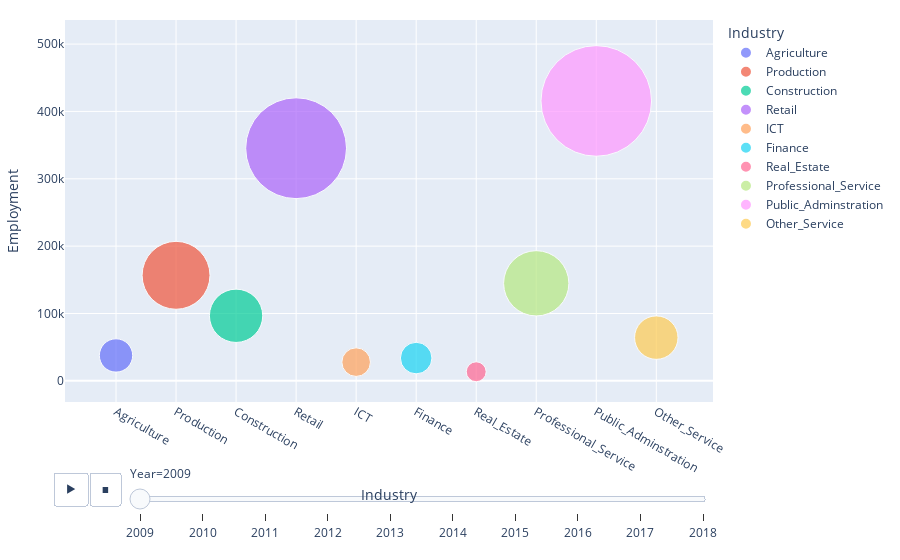

Write notebook code for a chart like this one.
### Markdown cell above
## 3. Visual analysis:

Plotly is a library that allows you to create interactive plots that you can use in dashboards or websites


<blockquote>
<p><span style="color:red">References</span></p>

[Plotly Express in Python](https://plotly.com/python/plotly-express/)

[Pands Melt Function](https://pandas.pydata.org/docs/reference/api/pandas.melt.html)

### Code cell
#Note - The graph for this is visible unless we ran the code because of high resolution of this plot

import plotly.express as px
plt.rcParams['figure.figsize'] = [10,25]
df_visual = exp_df.drop(columns = 'hlsum')
df_visual['Industry'] = df_visual.Industry
df_visual = pd.melt(df_visual, id_vars = ['Industry'])
df_visual.columns = ['Industry', 'Year', 'Employment']
fig3 = px.scatter(df_visual, x = 'Industry', y = 'Employment', animation_frame="Year", color = 'Industry',  
                  animation_group="Industry", size = 'Employment',size_max=80)
fig3.update_layout(margin=dict(l=20, r=20, t=20, b=20),paper_bgcolor="white")
fig3.show()

### Figure 1 — Plotly figure (JSON) as saved in the notebook; plotly's stock layout.template omitted (floating-point values rounded to 4 significant figures)
{"data": [{"hovertemplate": "Industry=%{x}<br>Year=2009<br>Employment=%{marker.size}<extra></extra>", "ids": ["Agriculture"], "legendgroup": "Agriculture", "marker": {"color": "#636efa", "size": [37700], "sizemode": "area", "sizeref": 67.95, "symbol": "circle"}, "mode": "markers", "name": "Agriculture", "showlegend": true, "type": "scatter", "x": ["Agriculture"], "xaxis": "x", "y": [37700], "yaxis": "y"}, {"hovertemplate": "Industry=%{x}<br>Year=2009<br>Employment=%{marker.size}<extra></extra>", "ids": ["Production "], "legendgroup": "Production ", "marker": {"color": "#EF553B", "size": [156700], "sizemode": "area", "sizeref": 67.95, "symbol": "circle"}, "mode": "markers", "name": "Production ", "showlegend": true, "type": "scatter", "x": ["Production "], "xaxis": "x", "y": [156700], "yaxis": "y"}, {"hovertemplate": "Industry=%{x}<br>Year=2009<br>Employment=%{marker.size}<extra></extra>", "ids": ["Construction "], "legendgroup": "Construction ", "marker": {"color": "#00cc96", "size": [96600], "sizemode": "area", "sizeref": 67.95, "symbol": "circle"}, "mode": "markers", "name": "Construction ", "showlegend": true, "type": "scatter", "x": ["Construction "], "xaxis": "x", "y": [96600], "yaxis": "y"}, {"hovertemplate": "Industry=%{x}<br>Year=2009<br>Employment=%{marker.size}<extra></extra>", "ids": ["Retail"], "legendgroup": "Retail", "marker": {"color": "#ab63fa", "size": [345400], "sizemode": "area", "sizeref": 67.95, "symbol": "circle"}, "mode": "markers", "name": "Retail", "showlegend": true, "type": "scatter", "x": ["Retail"], "xaxis": "x", "y": [345400], "yaxis": "y"}, {"hovertemplate": "Industry=%{x}<br>Year=2009<br>Employment=%{marker.size}<extra></extra>", "ids": ["ICT"], "legendgroup": "ICT", "marker": {"color": "#FFA15A", "size": [27800], "sizemode": "area", "sizeref": 67.95, "symbol": "circle"}, "mode": "markers", "name": "ICT", "showlegend": true, "type": "scatter", "x": ["ICT"], "xaxis": "x", "y": [27800], "yaxis": "y"}, {"hovertemplate": "Industry=%{x}<br>Year=2009<br>Employment=%{marker.size}<extra></extra>", "ids": ["Finance"], "legendgroup": "Finance", "marker": {"color": "#19d3f3", "size": [33800], "sizemode": "area", "sizeref": 67.95, "symbol": "circle"}, "mode": "markers", "name": "Finance", "showlegend": true, "type": "scatter", "x": ["Finance"], "xaxis": "x", "y": [33800], "yaxis": "y"}, {"hovertemplate": "Industry=%{x}<br>Year=2009<br>Employment=%{marker.size}<extra></extra>", "ids": ["Real_Estate"], "legendgroup": "Real_Estate", "marker": {"color": "#FF6692", "size": [13500], "sizemode": "area", "sizeref": 67.95, "symbol": "circle"}, "mode": "markers", "name": "Real_Estate", "showlegend": true, "type": "scatter", "x": ["Real_Estate"], "xaxis": "x", "y": [13500], "yaxis": "y"}, {"hovertemplate": "Industry=%{x}<br>Year=2009<br>Employment=%{marker.size}<extra></extra>", "ids": ["Professional_Service"], "legendgroup": "Professional_Service", "marker": {"color": "#B6E880", "size": [144800], "sizemode": "area", "sizeref": 67.95, "symbol": "circle"}, "mode": "markers", "name": "Professional_Service", "showlegend": true, "type": "scatter", "x": ["Professional_Service"], "xaxis": "x", "y": [144800], "yaxis": "y"}, {"hovertemplate": "Industry=%{x}<br>Year=2009<br>Employment=%{marker.size}<extra></extra>", "ids": ["Public_Adminstration"], "legendgroup": "Public_Adminstration", "marker": {"color": "#FF97FF", "size": [415600], "sizemode": "area", "sizeref": 67.95, "symbol": "circle"}, "mode": "markers", "name": "Public_Adminstration", "showlegend": true, "type": "scatter", "x": ["Public_Adminstration"], "xaxis": "x", "y": [415600], "yaxis": "y"}, {"hovertemplate": "Industry=%{x}<br>Year=2009<br>Employment=%{marker.size}<extra></extra>", "ids": ["Other_Service"], "legendgroup": "Other_Service", "marker": {"color": "#FECB52", "size": [64200], "sizemode": "area", "sizeref": 67.95, "symbol": "circle"}, "mode": "markers", "name": "Other_Service", "showlegend": true, "type": "scatter", "x": ["Other_Service"], "xaxis": "x", "y": [64200], "yaxis": "y"}], "layout": {"legend": {"itemsizing": "constant", "title": {"text": "Industry"}, "tracegroupgap": 0}, "margin": {"b": 20, "l": 20, "r": 20, "t": 20}, "paper_bgcolor": "white", "sliders": [{"active": 0, "currentvalue": {"prefix": "Year="}, "len": 0.9, "pad": {"b": 10, "t": 60}, "steps": [{"args": [["2009"], {"frame": {"duration": 0, "redraw": false}, "fromcurrent": true, "mode": "immediate", "transition": {"duration": 0, "easing": "linear"}}], "label": "2009", "method": "animate"}, {"args": [["2010"], {"frame": {"duration": 0, "redraw": false}, "fromcurrent": true, "mode": "immediate", "transition": {"duration": 0, "easing": "linear"}}], "label": "2010", "method": "animate"}, {"args": [["2011"], {"frame": {"duration": 0, "redraw": false}, "fromcurrent": true, "mode": "immediate", "transition": {"duration": 0, "easing": "linear"}}], "label": "2011", "method": "animate"}, {"args": [["2012"], {"frame": {"duration": 0, "redraw": false}, "fromcurrent": true, "mode": "immediate", "transition": {"duration": 0, "easing": "linear"}}], "label": "2012", "method": "animate"}, {"args": [["2013"], {"frame": {"duration": 0, "redraw": false}, "fromcurrent": true, "mode": "immediate", "transition": {"duration": 0, "easing": "linear"}}], "label": "2013", "method": "animate"}, {"args": [["2014"], {"frame": {"duration": 0, "redraw": false}, "fromcurrent": true, "mode": "immediate", "transition": {"duration": 0, "easing": "linear"}}], "label": "2014", "method": "animate"}, {"args": [["2015"], {"frame": {"duration": 0, "redraw": false}, "fromcurrent": true, "mode": "immediate", "transition": {"duration": 0, "easing": "linear"}}], "label": "2015", "method": "animate"}, {"args": [["2016"], {"frame": {"duration": 0, "redraw": false}, "fromcurrent": true, "mode": "immediate", "transition": {"duration": 0, "easing": "linear"}}], "label": "2016", "method": "animate"}, {"args": [["2017"], {"frame": {"duration": 0, "redraw": false}, "fromcurrent": true, "mode": "immediate", "transition": {"duration": 0, "easing": "linear"}}], "label": "2017", "method": "animate"}, {"args": [["2018"], {"frame": {"duration": 0, "redraw": false}, "fromcurrent": true, "mode": "immediate", "transition": {"duration": 0, "easing": "linear"}}], "label": "2018", "method": "animate"}], "x": 0.1, "xanchor": "left", "y": 0, "yanchor": "top"}], "updatemenus": [{"buttons": [{"args": [null, {"frame": {"duration": 500, "redraw": false}, "fromcurrent": true, "mode": "immediate", "transition": {"duration": 500, "easing": "linear"}}], "label": "&#9654;", "method": "animate"}, {"args": [[null], {"frame": {"duration": 0, "redraw": false}, "fromcurrent": true, "mode": "immediate", "transition": {"duration": 0, "easing": "linear"}}], "label": "&#9724;", "method": "animate"}], "direction": "left", "pad": {"r": 10, "t": 70}, "showactive": false, "type": "buttons", "x": 0.1, "xanchor": "right", "y": 0, "yanchor": "top"}], "xaxis": {"anchor": "y", "categoryarray": ["Agriculture", "Production ", "Construction ", "Retail", "ICT", "Finance", "Real_Estate", "Professional_Service", "Public_Adminstration", "Other_Service"], "categoryorder": "array", "domain": [0, 1], "title": {"text": "Industry"}}, "yaxis": {"anchor": "x", "domain": [0, 1], "title": {"text": "Employment"}}}}
